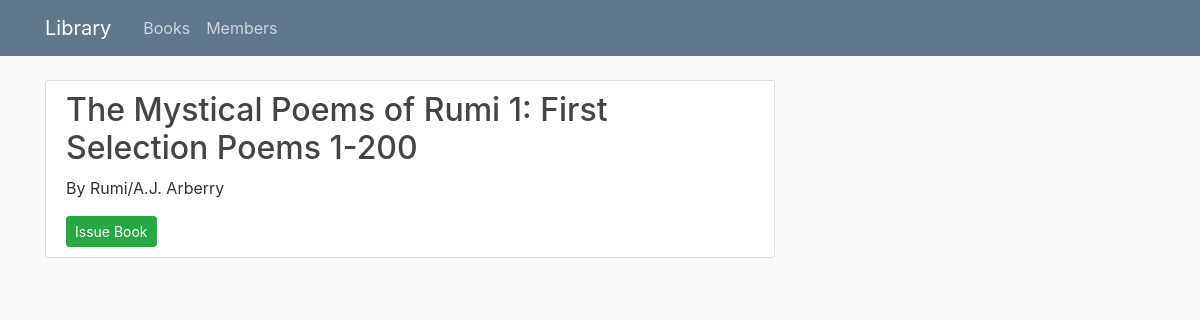
/books/39763, run on the app's committed database.
### library/models.py (models this page shows, shortened)
class Books(db.Model):
    id = db.Column(db.String(30), nullable=False, unique=True, primary_key=True)
    title = db.Column(db.String(200), nullable=False)
    authors = db.Column(db.String(1000), nullable=False)
    average_rating = db.Column(db.Float, nullable=False)
    isbn = db.Column(db.Integer, unique=True, nullable=True)
    isbn13 = db.Column(db.Integer, unique=True, nullable=True)
    language = db.Column(db.String(5), nullable=True)
    pages = db.Column(db.Integer, nullable=True)
    ratings_count = db.Column(db.Integer, nullable=True)
    text_reviews_count = db.Column(db.Integer, nullable=True)
    publication_date = db.Column(db.DateTime, nullable=True)
    publisher = db.Column(db.String(100), nullable=True)
    member_id = db.Column(db.Integer, db.ForeignKey('member.id'), nullable=True)

### library/routes.py (the view)
@app.route("/books/<bookID>", methods=['GET'])
def book(bookID):
    book = Books.query.filter_by(id=bookID).first()
    if book.member_id:
        member = book.member
        return render_template('book.html', title=book.title, book=book, member=member)
    return render_template('book.html', title=book.title, book=book)

### library/templates/book.html
{% extends "layout.html" %}
{% block content %}
    <article class="media content-section">
        <div class="media-body">
            <h2 class="article-title">{{ book.title }}</h2>
            <p class="article-content">By {{ book.authors }}</p>
            <div>
                {% if book.member_id %}
                <p>Book is issued to {{ member.username }}</p>
                {% else %}
                <a class="btn btn-success btn-sm" href="{{ url_for('issue_book', bookID=book.id) }}">Issue Book</a>
                {% endif %}
            </div>
        </div>
    </article>
{% endblock content %}

### library/static/main.css (style rules this page uses)
body { background: #fafafa; color: #333333; margin-top: 5rem; }
h1, h2, h3, h4, h5, h6 { color: #444444; }
.content-section { background: #ffffff; padding: 10px 20px; border: 1px solid #dddddd; border-radius: 3px; margin-bottom: 20px; }
.article-title { color: #444444; }
.article-content { white-space: pre-line; }

### data on the page
Books: title "The Mystical Poems of Rumi 1: First Selection Poems 1-200", authors "Rumi/A.J. Arberry"
